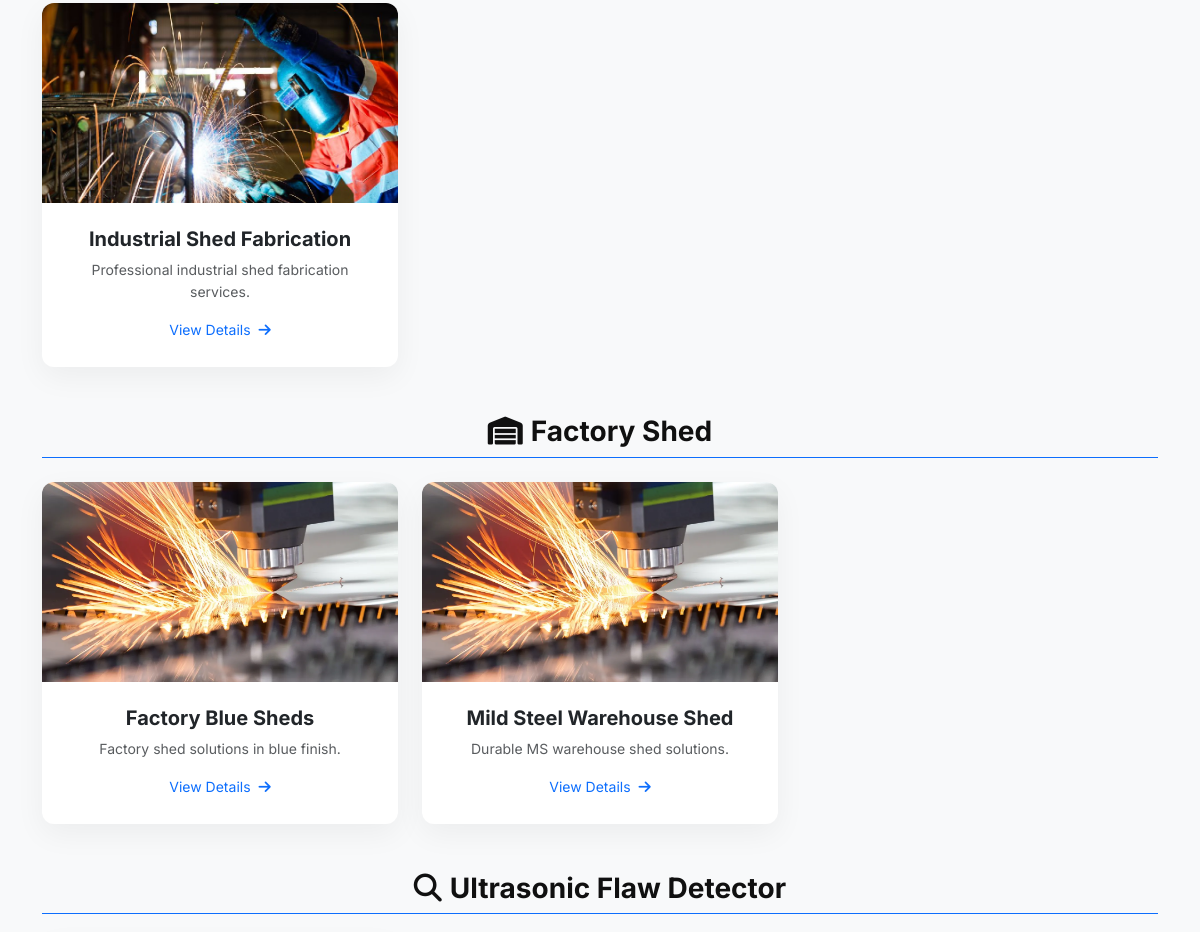
Page /services (middle part) on the earlier database version.
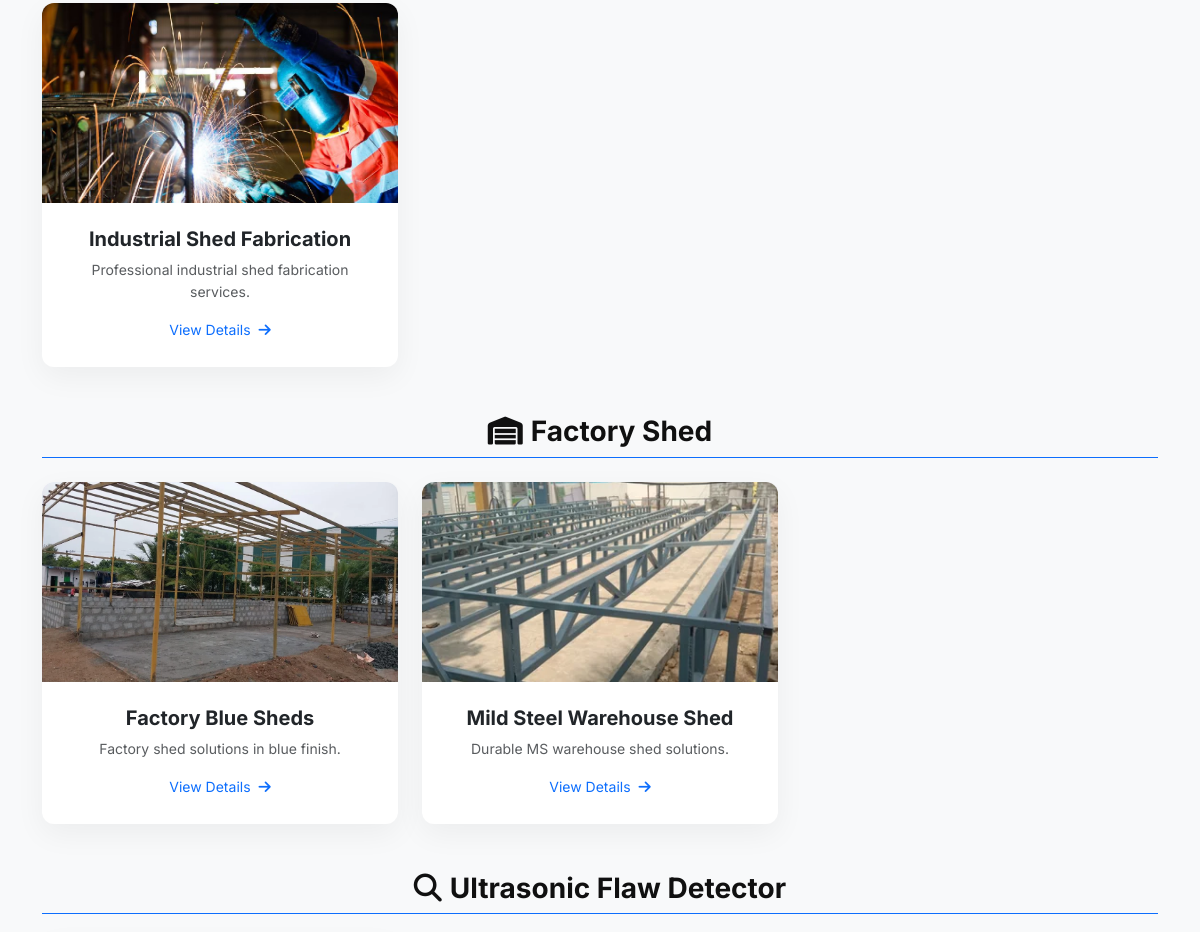
Same page on the later database version.
### tables this page shows
CREATE TABLE services (
            id INTEGER PRIMARY KEY AUTOINCREMENT,
            name TEXT NOT NULL,
            slug TEXT NOT NULL UNIQUE,
            division TEXT NOT NULL,
            division_id TEXT NOT NULL,
            short_desc TEXT,
            description TEXT,
            price TEXT NOT NULL,
            image TEXT DEFAULT 'image/manufacture.jpg',
            sort_order INTEGER DEFAULT 0,
            created_at TIMESTAMP DEFAULT CURRENT_TIMESTAMP
        );

### app.py (the view)
@app.route("/services")
def services():
    conn = _db_connection()
    cursor = execute_query(conn, "SELECT * FROM services ORDER BY division_id, sort_order, name")
    rows = cursor.fetchall()
    conn.close()
    products_by_division = {}
    for row in rows:
        r = dict(row) if not isinstance(row, dict) else row
        div_id = r.get('division_id', 'hydrotest')
        if div_id not in products_by_division:
            products_by_division[div_id] = []
        products_by_division[div_id].append(r)
    return render_template("public/pages/services.html",
                         title="Services - Om Industries India",
                         now=datetime.now(),
                         products_by_division=products_by_division,
                         divisions=DIVISIONS)

### app.py (called while the page is built)
def execute_query(conn, query, params=None):
    if USE_POSTGRES:
        cursor = conn.cursor()
        if params:
            if '?' in query:
                query = query.replace('?', '%s')
            cursor.execute(query, params)
        else:
            cursor.execute(query)
        return cursor
    else:
        if params:
            return conn.execute(query, params)
        else:
            return conn.execute(query)

### templates/public/pages/services.html (shortened to what this page needs)
{% extends "public/base_public.html" %}
{% block content %}
<section class="section-padding bg-light">
  <div class="container">
    <div class="text-center mb-5" data-aos="fade-up">
    {% for division in divisions %}
    <div id="{{ division.id }}" class="mb-5" data-aos="fade-up">
      <h3 class="fw-bold mb-4 pb-2 border-bottom border-primary"><i class="fas {{ division.icon }} me-2"></i>{{ division.name }}</h3>
      <div class="row g-4">
        {% for product in products_by_division.get(division.id, []) %}
        <div class="col-md-6 col-lg-4">
          <a href="{{ url_for('product_detail', slug=product.slug) }}" class="text-decoration-none text-dark">
            <div class="modern-card h-100 overflow-hidden card-hover">
              <img src="{{ url_for('static', filename=product.image) }}" class="img-fluid w-100" style="height: 200px; object-fit: cover;" alt="{{ product.name }}">
              <div class="p-4">
                <h5 class="fw-bold mb-2">{{ product.name }}</h5>
                <p class="text-muted small mb-2">{{ product.short_desc }}</p>
                <span class="small text-primary mt-2 d-inline-block">View Details <i class="fas fa-arrow-right ms-1"></i></span>
              </div>
            </div>
          </a>
        </div>
        {% endfor %}
      </div>
    </div>
    {% endfor %}
  </div>
</section>
{% endblock %}

### templates/public/base_public.html (shortened to what this page needs)
<!doctype html>
<html lang="en">
  <head>
    <link
      rel="stylesheet"
      href="https://cdnjs.cloudflare.com/ajax/libs/font-awesome/6.5.2/css/all.min.css"
    />
    <link
      rel="stylesheet"
      href="https://cdnjs.cloudflare.com/ajax/libs/font-awesome/6.5.0/css/all.min.css"
    />
    <link
      rel="stylesheet"
      href="{{ url_for('static', filename='css/bootstrap.min.css') }}"
    />
    <link
      rel="stylesheet"
      href="{{ url_for('static', filename='css/style.css') }}"
    />
    <link
      rel="stylesheet"
      type="text/css"
      href="//cdn.jsdelivr.net/npm/slick-carousel@1.8.1/slick/slick.css"
    />
  <link rel="stylesheet" href="https://cdnjs.cloudflare.com/ajax/libs/animate.css/4.1.1/animate.min.css"/>
  <link rel="stylesheet" href="https://unpkg.com/aos@next/dist/aos.css" />
  <link rel="stylesheet" href="{{ url_for('static', filename='css/chatbot.css') }}">
</head>
  <body>
    <main>{% block content %}{% endblock %}</main>
  </body>
</html>

### static/css/style.css (style rules this page uses)
:root { --primary-color: #083da0; --secondary-color: #ff7b00; --accent-color: #00b3ff; --dark-color: #103155; --light-color: #f8f9fa; --white: #ffffff; --text-dark: #101010; --text-muted: #6c757d; --border-radius: 12px; --transition: all 0.3s cubic-bezier(0.4, 0, 0.2, 1); }
* { margin: 0; padding: 0; box-sizing: border-box; }
body { background-color: var(--white); font-family: 'Inter', sans-serif; color: var(--text-dark); line-height: 1.6; }
html, body { height: 100%; margin: 0; }
.section-padding { padding: 80px 0; }
.modern-card { background: var(--white); border-radius: var(--border-radius); border: none; overflow: hidden; box-shadow: 0 10px 30px rgba(0,0,0,0.05); transition: var(--transition); height: 100%; }

Differences in the rows shown:
changed services "Factory Blue Sheds": image: a different picture
changed services "Mild Steel Warehouse Shed": image: a different picture
